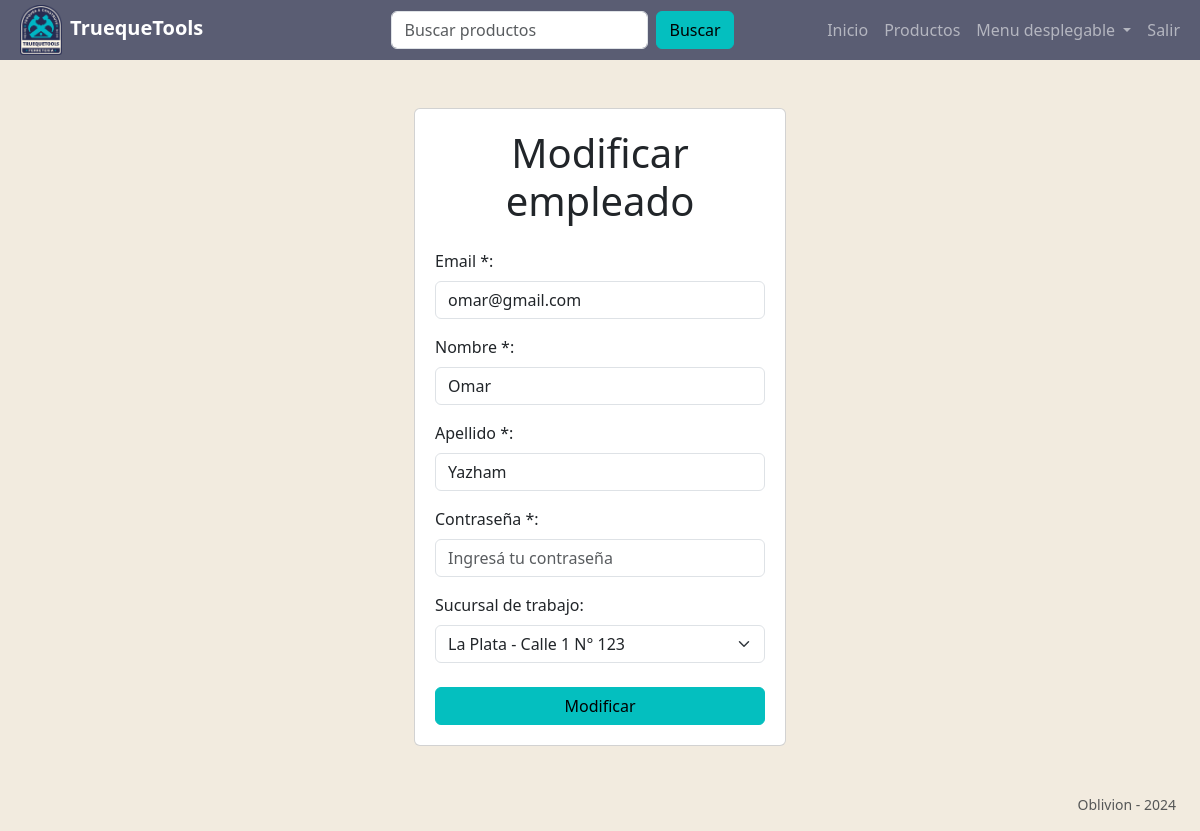
Before: /modificar_empleado/2/ (signed in) with the older database file.
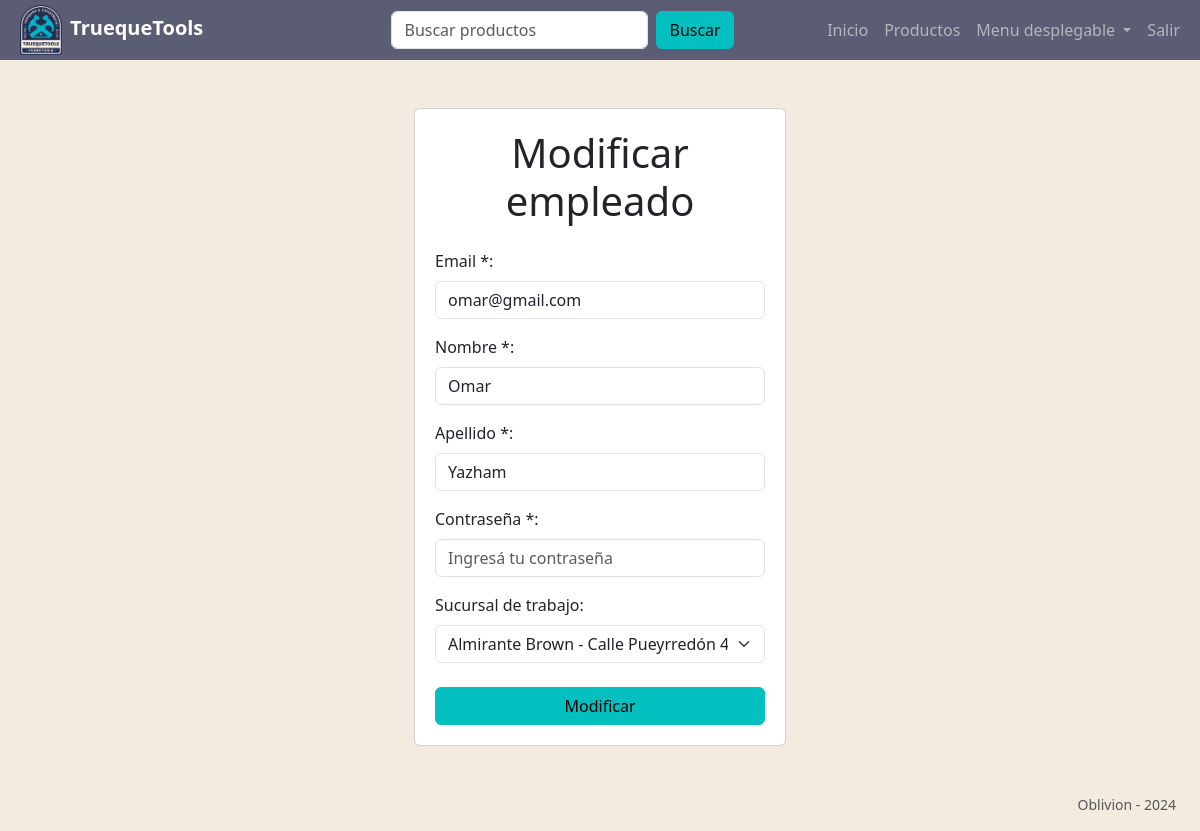
After: the same page with the newer database file.
### tt_app/models.py (models this page shows, shortened)
class Usuario(AbstractBaseUser):
    email = models.EmailField(verbose_name="email", max_length=60, unique=True)
    username = models.CharField(max_length=30, blank=True)
    first_name = models.CharField(max_length=50, blank=True)
    last_name = models.CharField(max_length=50, blank=True)
    date_joined = models.DateTimeField(verbose_name="date joined", auto_now_add=True)
    last_login = models.DateTimeField(verbose_name="last login", auto_now=True)
    is_admin = models.BooleanField(default=False)
    is_active = models.BooleanField(default=True)
    is_staff = models.BooleanField(default=False)
    is_superuser = models.BooleanField(default=False)
    dni = models.CharField(max_length=10, blank=True)
    phone = models.CharField(max_length=30, blank=True)
    birthdate = models.DateField(default="1990-01-01", blank=True)
    hide_email = models.BooleanField(default=True)
    sucursal = models.ForeignKey(
        Sucursal, on_delete=models.CASCADE, related_name="empleados", null=True
    )
    objects = MyCustomUserManager()
    USERNAME_FIELD = "email"

### tt_app/views/usuario_view.py (the view)
@login_required
def modificar_empleado(request, id):
    chk = check_administrador(request.user)
    if chk["ok"]:
        return chk["return"]
    empleado = get_object_or_404(Usuario, id=id)
    if request.method == "POST":
        form = RegistrarEmpleado(request.POST, request.FILES, instance=empleado)
        if form.is_valid():
            form = form.save(commit=False)
            print("modificando...")
            form.save()
            return redirect(
                reverse("empleados") + "?mensaje=El empleado se ha modificado correctamente."
            )
    else:
        form = RegistrarEmpleado(instance=empleado)
    return render(
        request,
        "usuario/registro_empleado.html",
        {
            "form": form,
            "titulo": "Modificar empleado",
            "boton": "Modificar",
            "obligatorios": False,
        },
    )

### tt_app/forms/usuario_forms.py (called while the page is built)
def check_administrador(user):
    return {
        "ok": not user.is_admin,
        "return": HttpResponse("Debes ser administrador para acceder a esta página."),
    }

### tt_app/models.py (called while the page is built)
    def __str__(self):
        return self.ciudad + " - " + self.direccion

### tt_app/templates/usuario/registro_empleado.html
{% extends 'base.html' %}
{% block content %}
{% include 'partials/form_vista.html'%}
{% endblock %}

### tt_app/templates/partials/form_vista.html (shortened to what this page needs)
<div class="offset-lg-4 col-lg-4 ">
    <div class="card p-1">
        <form method="POST" class="card-body" enctype="multipart/form-data" novalidate>
            <h2 class="text-center display-6 mb-4 ">{{titulo}}</h2>
            {% for field in form %}
                {{ field.label_tag }}
                {{ field }}
            {% endfor %}
            <button class="btn btn-primary fw-medium mt-2 w-100" type="submit">{{boton}}</button>
        </form>
    </div>
</div>

Changed rows visible on the page:
changed Usuario "omar@gmail.com": sucursal "La Plata - Calle 1 N° 123" → "Almirante Brown - Calle Pueyrredón 400"
